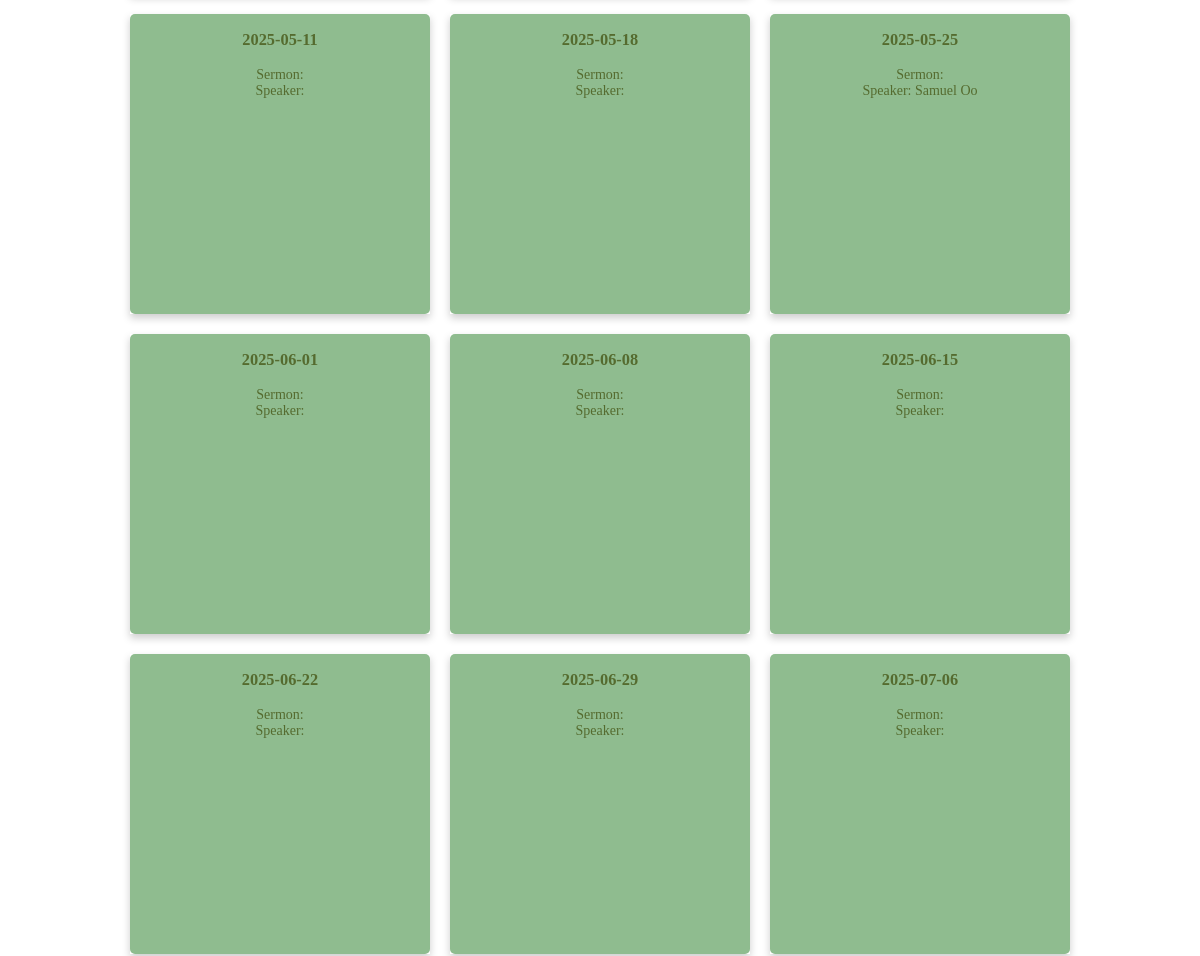
Before: / (middle part) with the older database file.
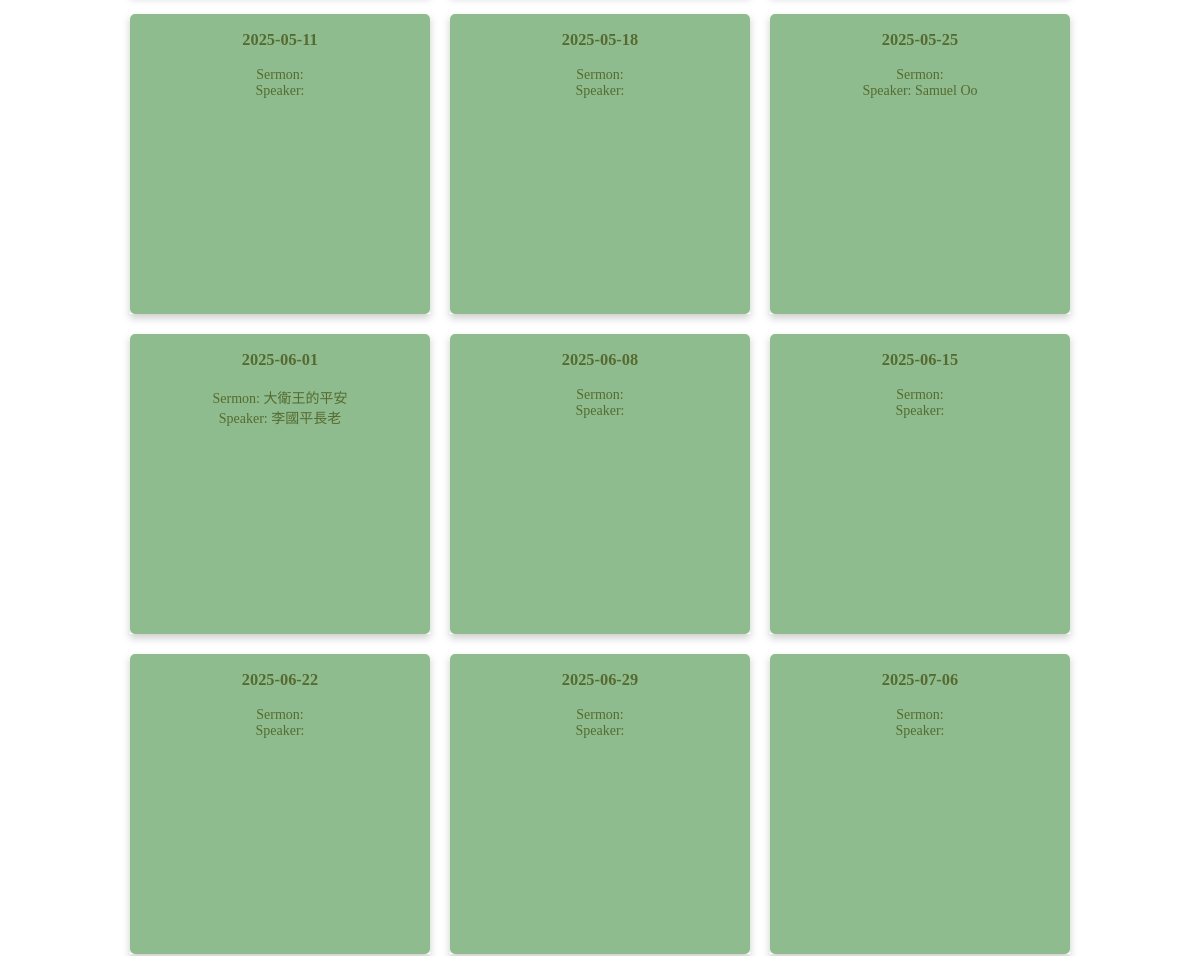
After: the same page with the newer database file.
### tables this page shows
CREATE TABLE "sermon" (sermon_id INTEGER PRIMARY key, title text, speaker text, bible_verse text, keyword text, outline text, lang text, updated text default CURRENT_TIMESTAMP, date text);

### web/index.py (the view)
@app.route("/")
def index():
	id = request.args.get('id', None)
	if id:
		songs = Utils.get_worship_songs(id)
		w = Utils.get_worship(id)
		return render_template('song.html', songs=songs, id=id, w=w)
	sundays = Tools.allsundays()
	worship = Utils.worship_list()
	worship = [{'date': x, 'worship': next((y for y in worship if y['date'] == x), -1)} for x in sundays[1]]
	return render_template('worship.html', worship=worship, sundays=sundays)

### app/db.py (called while the page is built)
def run(sql, db_name="worship.db"):
    return __execute(sql, para=None, db_name=db_name)

def __execute(sql, db_name, para=None):
    try:
        con = open(db_name)
        cur = con.cursor()
        if para:
            result = cur.execute(sql, para).fetchall()
        else:
            result = cur.execute(sql).fetchall()
        con.commit()
        return result
    except Exception as e:
        print('error', e)
        return e
    finally:
        close()

def open(db_name):
    con = _connect_db(db_name)
    return con

def close():
    try:
        con.close()
        return None
    except Exception as e:
        return e

def _connect_db(db_name):
    path = os.path.dirname(os.path.dirname(os.path.realpath(__file__)))
    con = sqlite3.connect(os.path.join(path, 'db', db_name))
    return con

### app/tools.py (called while the page is built)
def allsundays():
    now = datetime.now()
    coming_sunday = (now + timedelta(days=6-now.weekday())).strftime("%Y-%m-%d")
    year = now.year
    d = date(year, 1, 1)
    d += timedelta(days = 6 - d.weekday())  # First Sunday
    sundays = []
    sundays.append(d.strftime("%Y-%m-%d"))
    while d.year == year:
        d += timedelta(days = 7)
        if d.year == year:
            sundays.append(d.strftime("%Y-%m-%d"))
    return [coming_sunday, sundays]

### web/templates/worship.html (shortened to what this page needs)
{% include 'header.html' %}
</head>
<body>
<div class="worship_container">
{% for w in worship %}
    <div class="worship-card">
        <div class="card-inner" date="{{ w.date }}">
        <div class="card-front">
            <h3>{{ w.date }}</h3>
    {% if w.worship %}
        Sermon: {{ w.worship.sermon_title }}<br/>
        Speaker: {{ w.worship.speaker }}<br/>
        </div>
            <div class="card-back" name="{{ w.worship.worship_id }}">
            <b>Worship Team</b><br/>
                {% for team in w.worship.content %}
                    {% if team.user_name != '' %}
                        {{ team.role }}:&nbsp;{{ team.user_name }}<br/>
                    {% endif %}
                {% endfor %}
            <div class="overlay_btns"><button id="song_btn" name="{{ w.worship.worship_id }}">Songs</button>&nbsp;<button id="team_btn" name="{{ w.worship.worship_id }}">Teams</button></div>
        </div>
    {% else %}
            </div>
      <div class="card-back">
            <div class="overlay_btns"><button id="song_btn" name="{{ w.worship.worship_id }}">Songs</button>&nbsp;<button id="team_btn" name="{{ w.worship.worship_id }}">Teams</button></div>
      </div>
    {% endif %}
  </div>
</div>
{% endfor %}
</div>
</body>
</html>

### web/templates/header.html (shortened to what this page needs)
<!DOCTYPE html>
<html lang="en">
<head>
    <link href="../static/jquery-ui.css" rel="stylesheet">
</head>

### web/templates/worship.html (style rules this page uses)
.worship_container { display: flex; flex-wrap: wrap; flex-direction: row; align-items: center; justify-content: center; }
.worship_container > div { min-width: 220px; margin: 10px; text-align: center; font-size: 14px; }
.worship-card { background-color: transparent; width: 300px; height: 300px; perspective: 1000px; }
.card-inner { position: relative; width: 100%; height: 100%; text-align: center; transition: transform 0.6s; transform-style: preserve-3d; box-shadow: 0 4px 8px 0 rgba(0,0,0,0.2); }
.card-front, .card-back { position: absolute; width: 100%; height: 100%; -webkit-backface-visibility: hidden; backface-visibility: hidden; border-radius: 5px; }
.card-front { background-color: #8FBC8F; color: #556B2F; }
.card-back { background-color: #009688; color: #fff; transform: rotateY(180deg); }
.overlay_btns { position: absolute ; bottom: 10px; right: 10px; font-size: 12px; }

Changed rows visible on the page:
now on this page (row edited): sermon: worship.sermon_title "大衛王的平安", worship.speaker "李國平長老"
Other visible differences:
new list line: "2025-06-01 Sermon: Speaker:"
list line gone: "2025-06-01 Sermon: Speaker:"
